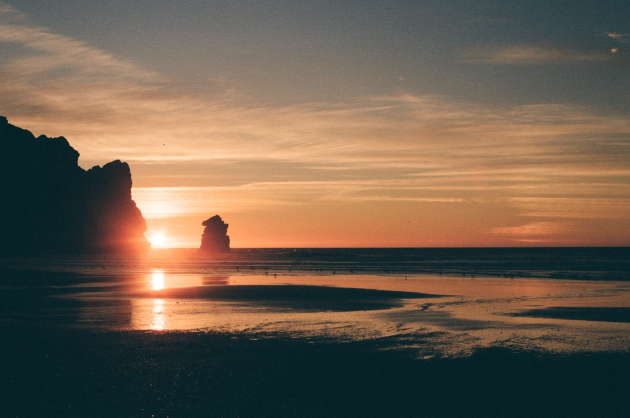
#> input picture photos/sunset.jpeg, 1260 x 835 px (shown at 1/2 size); its folder holds only this picture in this run
$ python -i calendar_image.py   (imports and definitions only)
#> lines starting #> are read from the running program, lines starting #| are printed output that depends on the picture
#> further down, picture is the input picture: PIL image 1260x835 RGB; mean R, G, B 110.4, 94.2, 77.9
from PIL import Image, ImageDraw, ImageFont
from datetime import datetime
from typing import List, Dict
import hashlib
import os
from weather import get_weather_data


# [273 lines left out: functions create_weekly_calendar_image, load_random_photo, crop_photo, not called in this run]


def atkinson_dither(img: Image.Image) -> Image.Image:
    """
    Convert the image to black and white using Atkinson dithering.
    """
    img = img.convert("L")
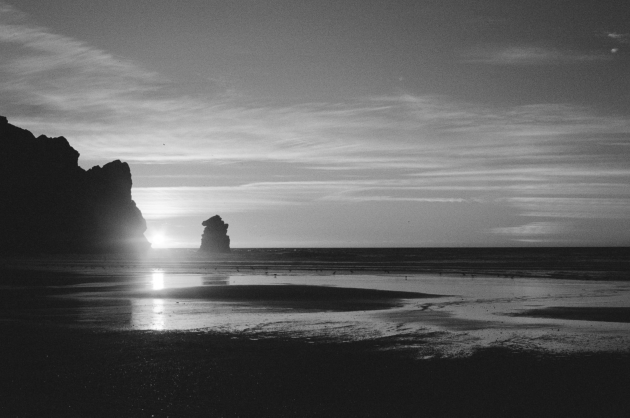
#> img: PIL image 1260x835 L (shown at 1/2 size); min 18, max 255, mean 97.2
    pixels = img.load()
    w, h = img.size
#> w = 1260; h = 835
    for y in range(h):
        for x in range(w):
            old_pixel = pixels[x, y]
            new_pixel = 0 if old_pixel < 128 else 255
            pixels[x, y] = new_pixel
            quant_error = (old_pixel - new_pixel) // 8
            for dx, dy in [(1, 0), (2, 0), (-1, 1), (0, 1), (1, 1), (0, 2)]:
                nx, ny = x + dx, y + dy
                if 0 <= nx < w and 0 <= ny < h:
                    pixels[nx, ny] = max(0, min(255, pixels[nx, ny] + quant_error))
    return img.convert("1")
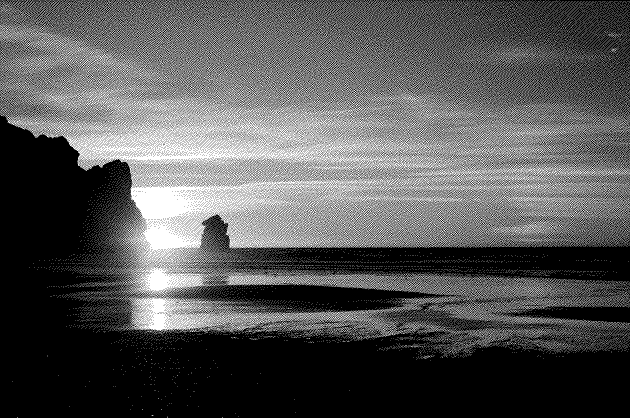
#> returned value: PIL image 1260x835 1 (shown at 1/2 size); 33.9% white in thin lines or dots


def convert_to_black_and_white(
    img: Image.Image, method: str = "atkinson"
) -> Image.Image:
    """
    Convert the image to black and white using the specified dithering method.
    method: 'floyd' (default) or 'atkinson'
    """
    if method == "atkinson":
        return atkinson_dither(img)
    # Default: Floyd Steinberg
    return img.convert("1", dither=Image.Dither.FLOYDSTEINBERG)


# [85 lines left out: functions save_calendar_image, get_weekly_image, not called in this run]

>>> from PIL import Image
>>> picture = Image.open('photos/sunset.jpeg')
>>> result = convert_to_black_and_white(picture)
